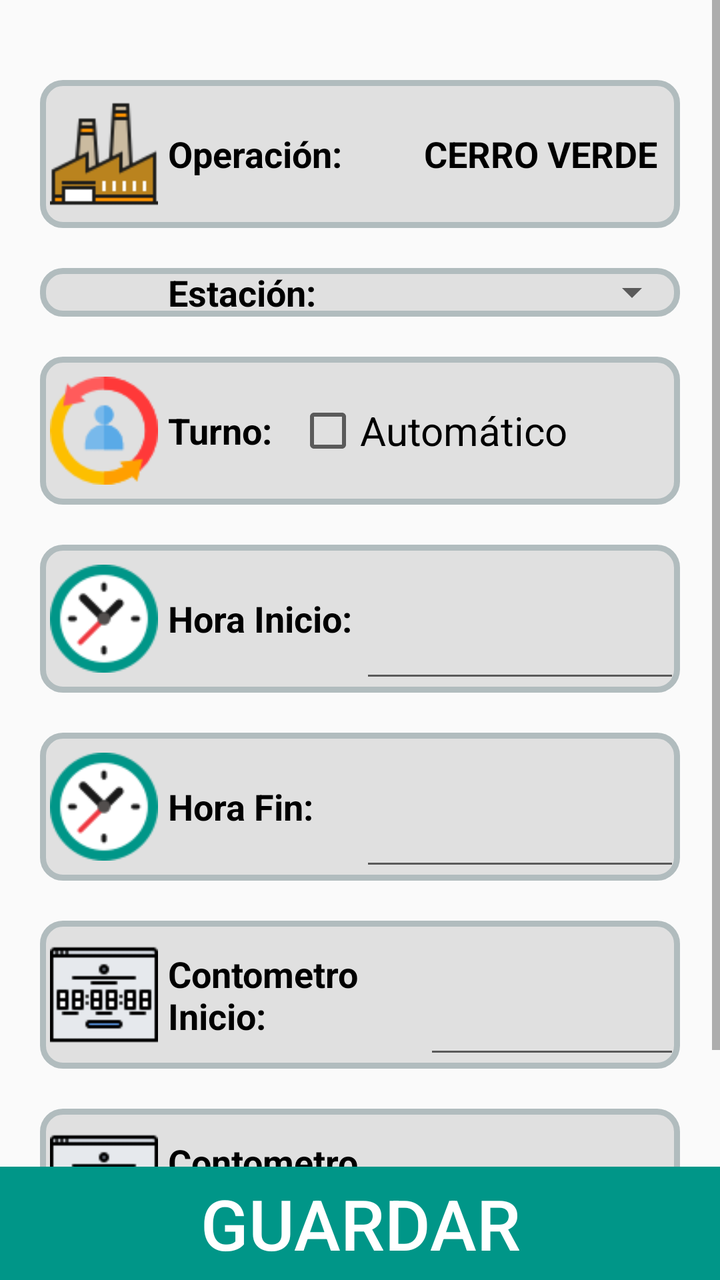
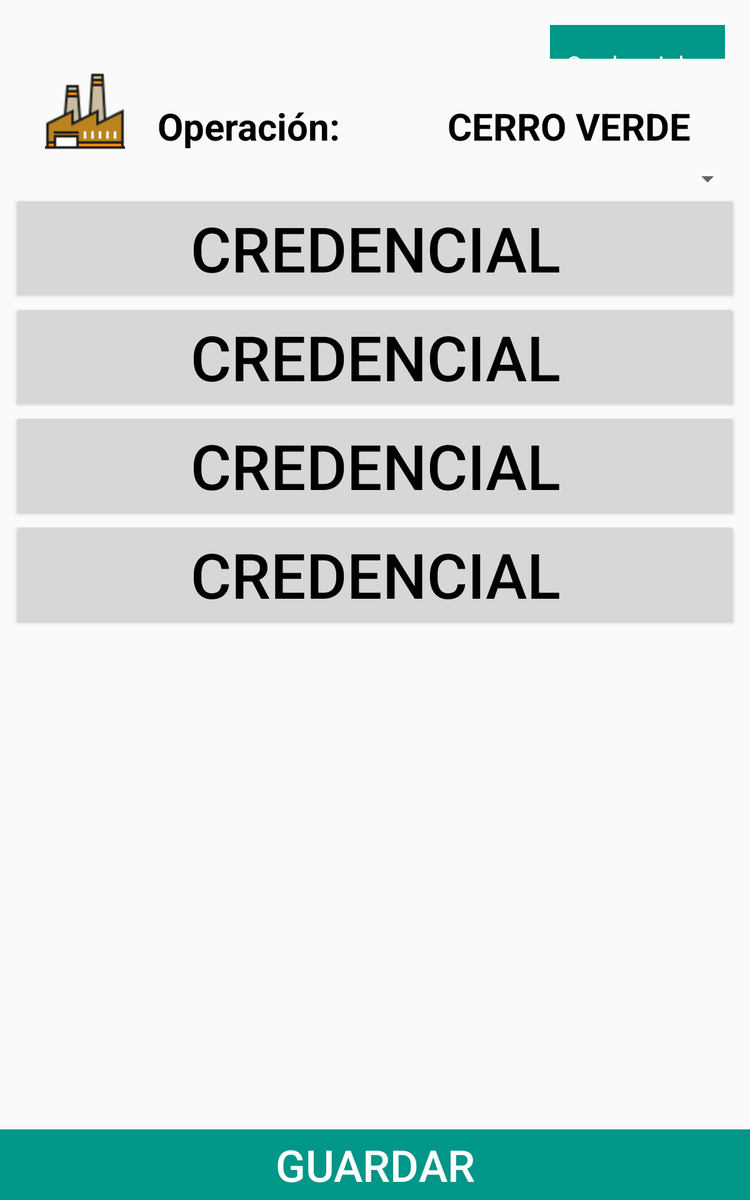

An Android layout and its configuration variant, each rendered on a device that would load it. The default file and the variant file are quoted in full after the pictures.
<!-- AndroidManifest.xml: application theme AppTheme2 -->
<!-- res/layout/fragment_configuration.xml -->
<?xml version="1.0" encoding="utf-8"?>
<RelativeLayout xmlns:android="http://schemas.android.com/apk/res/android"
    xmlns:tools="http://schemas.android.com/tools"
    android:layout_width="match_parent"
    android:layout_height="match_parent"
    tools:context=".fragments.ConfigurationFragment">

    <ScrollView
        android:id="@+id/scrollConfiguration"
        android:layout_width="match_parent"
        android:layout_height="match_parent"
        android:layout_above="@id/line1Save">

        <LinearLayout
            android:layout_width="match_parent"
            android:layout_height="match_parent"
            android:orientation="vertical"
            android:padding="10dp">

            <LinearLayout
                android:layout_width="match_parent"
                android:layout_height="0dp"
                android:layout_margin="10dp"
                android:layout_weight="0"
                android:orientation="horizontal">

                <LinearLayout
                    android:layout_width="0dp"
                    android:layout_height="match_parent"
                    android:layout_weight="3"
                    android:orientation="vertical">

                </LinearLayout>

                <LinearLayout
                    android:layout_width="0dp"
                    android:layout_height="match_parent"
                    android:layout_weight="1"
                    android:background="@color/colorPrimary"
                    android:orientation="vertical">

                    <ImageView
                        android:layout_width="wrap_content"
                        android:layout_height="0dp"
                        android:layout_gravity="center"
                        android:layout_weight="2"
                        android:src="@drawable/credential" />

                    <TextView
                        android:layout_width="wrap_content"
                        android:layout_height="0dp"
                        android:layout_gravity="center"
                        android:layout_weight="1"
                        android:background="@color/assac_red_primary"
                        android:gravity="center"
                        android:text="Credenciales"
                        android:textColor="@color/white"
                        android:textSize="20sp" />

                </LinearLayout>

            </LinearLayout>

            <LinearLayout
                android:layout_width="match_parent"
                android:layout_height="0dp"
                android:layout_weight="1"
                android:orientation="horizontal"
                android:layout_margin="10dp"
                android:background="@drawable/round_outline_config">

                <LinearLayout
                    android:layout_width="0dp"
                    android:layout_height="match_parent"
                    android:layout_weight="1"
                    android:orientation="vertical">

                    <ImageView
                        android:padding="5dp"
                        android:layout_width="wrap_content"
                        android:layout_height="wrap_content"
                        android:src="@drawable/operation" />

                </LinearLayout>

                <LinearLayout
                    android:layout_width="0dp"
                    android:layout_height="match_parent"
                    android:layout_weight="2"
                    android:orientation="vertical">

                    <TextView
                        android:layout_width="match_parent"
                        android:layout_height="match_parent"
                        android:gravity="center_vertical"
                        android:text="Operación:"
                        android:textColor="@color/black"
                        android:textSize="18sp"
                        android:textStyle="bold" />

                </LinearLayout>

                <LinearLayout
                    android:layout_width="0dp"
                    android:layout_height="match_parent"
                    android:layout_weight="2"
                    android:orientation="vertical">

                    <TextView
                        android:layout_width="match_parent"
                        android:layout_height="match_parent"
                        android:gravity="center_vertical"
                        android:text="CERRO VERDE"
                        android:textColor="@color/black"
                        android:textSize="18sp"
                        android:textStyle="bold" />

                </LinearLayout>


            </LinearLayout>

            <LinearLayout
                android:layout_width="match_parent"
                android:layout_height="0dp"
                android:layout_marginTop="10dp"
                android:layout_weight="1"
                android:layout_margin="10dp"
                android:background="@drawable/round_outline_config">

                <LinearLayout
                    android:layout_width="0dp"
                    android:layout_height="match_parent"
                    android:layout_weight="1"
                    android:orientation="vertical">

                    <ImageView
                        android:padding="5dp"
                        android:layout_width="wrap_content"
                        android:layout_height="wrap_content"
                        android:src="@drawable/station" />

                </LinearLayout>

                <LinearLayout
                    android:layout_width="0dp"
                    android:layout_height="match_parent"
                    android:layout_weight="2"
                    android:orientation="vertical">

                    <TextView
                        android:layout_width="match_parent"
                        android:layout_height="match_parent"
                        android:gravity="center_vertical"
                        android:text="Estación:"
                        android:textColor="@color/black"
                        android:textSize="18sp"
                        android:textStyle="bold" />

                </LinearLayout>

                <LinearLayout
                    android:layout_width="0dp"
                    android:layout_height="match_parent"
                    android:layout_weight="2"
                    android:orientation="vertical">

                    <Spinner
                        android:layout_width="match_parent"
                        android:layout_height="match_parent">

                    </Spinner>

                </LinearLayout>


            </LinearLayout>

            <LinearLayout
                android:layout_width="match_parent"
                android:layout_height="0dp"
                android:layout_weight="1"
                android:layout_margin="10dp"
                android:background="@drawable/round_outline_config">

                <LinearLayout
                    android:layout_width="0dp"
                    android:layout_height="match_parent"
                    android:layout_weight="1"
                    android:orientation="vertical">

                    <ImageView
                        android:padding="5dp"
                        android:layout_width="wrap_content"
                        android:layout_height="wrap_content"
                        android:src="@drawable/rotate" />

                </LinearLayout>

                <LinearLayout
                    android:layout_width="0dp"
                    android:layout_height="match_parent"
                    android:layout_weight="1"
                    android:orientation="vertical">

                    <TextView
                        android:layout_width="match_parent"
                        android:layout_height="match_parent"
                        android:gravity="center_vertical"
                        android:text="Turno:"
                        android:textColor="@color/black"
                        android:textSize="18sp"
                        android:textStyle="bold" />

                </LinearLayout>

                <LinearLayout
                    android:layout_width="0dp"
                    android:layout_height="match_parent"
                    android:layout_weight="3"
                    android:orientation="vertical">
                    <CheckBox
                        android:layout_width="match_parent"
                        android:layout_height="match_parent"
                        android:text="Automático"
                        android:textSize="20sp"/>

                </LinearLayout>

            </LinearLayout>

            <LinearLayout
                android:layout_width="match_parent"
                android:layout_height="0dp"
                android:layout_weight="1"
                android:layout_margin="10dp"
                android:background="@drawable/round_outline_config">

                <LinearLayout
                    android:layout_width="0dp"
                    android:layout_height="match_parent"
                    android:layout_weight="2"
                    android:orientation="vertical">

                    <ImageView
                        android:padding="5dp"
                        android:layout_width="wrap_content"
                        android:layout_height="wrap_content"
                        android:src="@drawable/clock" />

                </LinearLayout>

                <LinearLayout
                    android:layout_width="0dp"
                    android:layout_height="match_parent"
                    android:layout_weight="3"
                    android:orientation="vertical">

                    <TextView
                        android:layout_width="match_parent"
                        android:layout_height="match_parent"
                        android:gravity="center_vertical"
                        android:text="Hora Inicio:"
                        android:textColor="@color/black"
                        android:textSize="18sp"
                        android:textStyle="bold" />

                </LinearLayout>

                <LinearLayout
                    android:layout_width="0dp"
                    android:layout_height="match_parent"
                    android:layout_weight="5"
                    android:orientation="vertical">

                    <EditText
                        android:layout_width="match_parent"
                        android:layout_height="match_parent"
                        android:layout_alignParentTop="true"
                        android:layout_centerHorizontal="true"
                        android:clickable="true"
                        android:drawablePadding="2dp"
                        android:ems="10"
                        android:focusable="false"
                        android:inputType="time"
                        android:textSize="20sp" />

                </LinearLayout>



            </LinearLayout>

            <LinearLayout
                android:layout_width="match_parent"
                android:layout_height="0dp"
                android:layout_weight="1"
                android:layout_margin="10dp"
                android:background="@drawable/round_outline_config">

                <LinearLayout
                    android:layout_width="0dp"
                    android:layout_height="match_parent"
                    android:layout_weight="2"
                    android:orientation="vertical">

                    <ImageView
                        android:padding="5dp"
                        android:layout_width="wrap_content"
                        android:layout_height="wrap_content"
                        android:src="@drawable/clock" />

                </LinearLayout>

                <LinearLayout
                    android:layout_width="0dp"
                    android:layout_height="match_parent"
                    android:layout_weight="3"
                    android:orientation="vertical">

                    <TextView
                        android:layout_width="match_parent"
                        android:layout_height="match_parent"
                        android:gravity="center_vertical"
                        android:text="Hora Fin:"
                        android:textColor="@color/black"
                        android:textSize="18sp"
                        android:textStyle="bold" />

                </LinearLayout>

                <LinearLayout
                    android:layout_width="0dp"
                    android:layout_height="match_parent"
                    android:layout_weight="5"
                    android:orientation="vertical">

                    <EditText
                        android:layout_width="match_parent"
                        android:layout_height="match_parent"
                        android:layout_alignParentTop="true"
                        android:layout_centerHorizontal="true"
                        android:clickable="true"
                        android:drawablePadding="2dp"
                        android:ems="10"
                        android:focusable="false"
                        android:inputType="time"
                        android:textSize="20sp" />

                </LinearLayout>



            </LinearLayout>

            <LinearLayout
                android:layout_width="match_parent"
                android:layout_height="0dp"
                android:layout_weight="1"
                android:layout_margin="10dp"
                android:background="@drawable/round_outline_config">

                <LinearLayout
                    android:layout_width="0dp"
                    android:layout_height="match_parent"
                    android:layout_weight="1"
                    android:orientation="vertical">

                    <ImageView
                        android:padding="5dp"
                        android:layout_width="wrap_content"
                        android:layout_height="wrap_content"
                        android:src="@drawable/contometro" />

                </LinearLayout>

                <LinearLayout
                    android:layout_width="0dp"
                    android:layout_height="match_parent"
                    android:layout_weight="2"
                    android:orientation="vertical">

                    <TextView
                        android:layout_width="match_parent"
                        android:layout_height="match_parent"
                        android:gravity="center_vertical"
                        android:text="Contometro Inicio:"
                        android:textColor="@color/black"
                        android:textSize="18sp"
                        android:textStyle="bold" />

                </LinearLayout>

                <LinearLayout
                    android:layout_width="0dp"
                    android:layout_height="match_parent"
                    android:layout_weight="2"
                    android:orientation="vertical">

                    <EditText
                        android:layout_width="match_parent"
                        android:layout_height="match_parent"
                        android:layout_alignParentTop="true"
                        android:layout_centerHorizontal="true"
                        android:clickable="true"
                        android:drawablePadding="2dp"
                        android:ems="10"
                        android:focusable="false"
                        android:inputType="number"
                        android:textSize="20sp" />

                </LinearLayout>

            </LinearLayout>

            <LinearLayout
                android:layout_width="match_parent"
                android:layout_height="0dp"
                android:layout_weight="1"
                android:layout_margin="10dp"
                android:background="@drawable/round_outline_config">

                <LinearLayout
                    android:layout_width="0dp"
                    android:layout_height="match_parent"
                    android:layout_weight="1"
                    android:orientation="vertical">

                    <ImageView
                        android:padding="5dp"
                        android:layout_width="wrap_content"
                        android:layout_height="wrap_content"
                        android:src="@drawable/contometro" />

                </LinearLayout>

                <LinearLayout
                    android:layout_width="0dp"
                    android:layout_height="match_parent"
                    android:layout_weight="2"
                    android:orientation="vertical">

                    <TextView
                        android:layout_width="match_parent"
                        android:layout_height="match_parent"
                        android:gravity="center_vertical"
                        android:text="Contometro Fin:"
                        android:textColor="@color/black"
                        android:textSize="18sp"
                        android:textStyle="bold" />

                </LinearLayout>

                <LinearLayout
                    android:layout_width="0dp"
                    android:layout_height="match_parent"
                    android:layout_weight="2"
                    android:orientation="vertical">

                    <EditText
                        android:layout_width="match_parent"
                        android:layout_height="match_parent"
                        android:layout_alignParentTop="true"
                        android:layout_centerHorizontal="true"
                        android:clickable="true"
                        android:drawablePadding="2dp"
                        android:ems="10"
                        android:focusable="false"
                        android:inputType="number"
                        android:textSize="20sp" />

                </LinearLayout>

            </LinearLayout>

        </LinearLayout>

    </ScrollView>

    <LinearLayout
        android:id="@+id/line1Save"
        android:layout_width="match_parent"
        android:layout_height="wrap_content"
        android:layout_alignParentBottom="true"
        android:orientation="vertical">

        <Button
            android:layout_width="fill_parent"
            android:layout_height="wrap_content"
            android:layout_alignParentBottom="true"
            android:layout_marginBottom="0dp"
            android:background="@color/colorPrimary"
            android:padding="5dp"
            android:text="@string/save"
            android:textColor="@color/white"
            android:textSize="35dp" />
    </LinearLayout>


</RelativeLayout>
<!-- resources referenced by this layout -->
<resources>
  <color name="assac_red_primary">#009688</color>
  <color name="black">#000000</color>
  <color name="colorPrimary">#009688</color>
  <color name="white">#fff</color>
  <!-- drawable clock: png bitmap (drawable, 3326 bytes) -->
  <!-- drawable contometro: png bitmap (drawable, 1093 bytes) -->
  <!-- drawable operation: png bitmap (drawable, 1753 bytes) -->
  <!-- drawable rotate: png bitmap (drawable, 2954 bytes) -->
  <!-- drawable round_outline_config (drawable) -->
  <?xml version="1.0" encoding="utf-8"?>
  <shape xmlns:android="http://schemas.android.com/apk/res/android">
      <solid android:color="#e0e0e0"/>
      <stroke android:width="3dp" android:color="#B1BCBE" />
      <corners android:radius="10dp"/>
      <padding android:left="0dp" android:top="0dp" android:right="0dp" android:bottom="0dp" />
  </shape>
  <string name="save">Guardar</string>
  <style name="AppTheme2" parent="Theme.AppCompat.Light.NoActionBar">
          <item name="colorPrimary">@color/colorPrimary</item>
          <item name="colorPrimaryDark">@color/colorPrimaryDark</item>
          <item name="colorAccent">@color/colorAccent</item>
          <item name="android:windowNoTitle">true</item>
          <item name="android:windowActionBar">false</item>
      </style>
  <color name="colorPrimaryDark">#00796B</color>
  <color name="colorAccent">#009688</color>
</resources>
<!-- res/layout-large-port/fragment_configuration.xml (the repository's variant of the layout above) -->
<!-- drawn on a 7-inch tablet held upright -->
<?xml version="1.0" encoding="utf-8"?>
<RelativeLayout xmlns:android="http://schemas.android.com/apk/res/android"
    xmlns:tools="http://schemas.android.com/tools"
    android:layout_width="match_parent"
    android:layout_height="match_parent"
    tools:context=".fragments.ConfigurationFragment">

    <ScrollView
        android:id="@+id/scrollConfiguration"
        android:layout_width="match_parent"
        android:layout_height="match_parent"
        android:layout_above="@id/line1Save">

        <LinearLayout
            android:layout_width="match_parent"
            android:layout_height="match_parent"
            android:orientation="vertical"
            android:padding="10dp">

            <LinearLayout
                android:layout_width="match_parent"
                android:layout_height="0dp"
                android:layout_weight="1"
                android:layout_margin="10dp"
                android:orientation="horizontal">

                <LinearLayout
                    android:layout_width="0dp"
                    android:layout_weight="3"
                    android:layout_height="match_parent"
                    android:orientation="vertical">

                </LinearLayout>
                <LinearLayout
                    android:layout_width="0dp"
                    android:layout_height="match_parent"
                    android:layout_weight="1"
                    android:orientation="vertical"
                    android:background="@color/colorPrimary">
                    <ImageView
                        android:layout_width="wrap_content"
                        android:layout_height="0dp"
                        android:layout_gravity="center"
                        android:layout_weight="2"
                        android:src="@drawable/credential" />

                    <TextView
                        android:layout_width="wrap_content"
                        android:layout_height="0dp"
                        android:layout_weight="1"
                        android:background="@color/assac_red_primary"
                        android:gravity="center"
                        android:text="Credenciales"
                        android:textColor="@color/white"
                        android:textSize="20sp"
                        android:layout_gravity="center"/>

                </LinearLayout>

            </LinearLayout>

            <LinearLayout
                android:layout_width="match_parent"
                android:layout_height="0dp"
                android:layout_weight="1"
                android:orientation="horizontal">

                <LinearLayout
                    android:layout_width="0dp"
                    android:layout_height="match_parent"
                    android:layout_weight="1"
                    android:orientation="vertical">

                    <ImageView
                        android:layout_width="match_parent"
                        android:layout_height="match_parent"
                        android:src="@drawable/operation"/>

                </LinearLayout>

                <LinearLayout
                    android:layout_width="0dp"
                    android:layout_height="match_parent"
                    android:layout_weight="2"
                    android:orientation="vertical">

                    <TextView
                        android:layout_width="match_parent"
                        android:layout_height="match_parent"
                        android:text="Operación:"
                        android:textColor="@color/black"
                        android:textSize="30sp"
                        android:textStyle="bold"
                        android:gravity="bottom"/>

                </LinearLayout>

                <LinearLayout
                    android:layout_width="0dp"
                    android:layout_height="match_parent"
                    android:layout_weight="2"
                    android:orientation="vertical">

                    <TextView
                        android:layout_width="match_parent"
                        android:layout_height="match_parent"
                        android:textSize="30sp"
                        android:textStyle="bold"
                        android:textColor="@color/black"
                        android:gravity="bottom"
                        android:text="CERRO VERDE"/>

                </LinearLayout>



            </LinearLayout>

            <LinearLayout
                android:layout_width="match_parent"
                android:layout_height="0dp"
                android:layout_weight="1"
                android:layout_marginTop="10dp">

                <LinearLayout
                    android:layout_width="0dp"
                    android:layout_height="match_parent"
                    android:layout_weight="1"
                    android:orientation="vertical">

                    <ImageView
                        android:layout_width="match_parent"
                        android:layout_height="match_parent"
                        android:src="@drawable/station"/>

                </LinearLayout>

                <LinearLayout
                    android:layout_width="0dp"
                    android:layout_height="match_parent"
                    android:layout_weight="4"
                    android:orientation="vertical">

                    <Spinner
                        android:layout_width="match_parent"
                        android:layout_height="match_parent"
                        >

                    </Spinner>

                </LinearLayout>


            </LinearLayout>

            <LinearLayout
                android:layout_width="match_parent"
                android:layout_height="0dp"
                android:layout_weight="1">

                <Button
                    android:layout_width="match_parent"
                    android:layout_height="match_parent"
                    android:text="CREDENCIAL"
                    android:textColor="@color/black"
                    android:textSize="50sp" />

            </LinearLayout>

            <LinearLayout
                android:layout_width="match_parent"
                android:layout_height="0dp"
                android:layout_weight="1">

                <Button
                    android:layout_width="match_parent"
                    android:layout_height="match_parent"
                    android:text="CREDENCIAL"
                    android:textColor="@color/black"
                    android:textSize="50sp" />

            </LinearLayout>

            <LinearLayout
                android:layout_width="match_parent"
                android:layout_height="0dp"
                android:layout_weight="1">

                <Button
                    android:layout_width="match_parent"
                    android:layout_height="match_parent"
                    android:text="CREDENCIAL"
                    android:textColor="@color/black"
                    android:textSize="50sp" />

            </LinearLayout>

            <LinearLayout
                android:layout_width="match_parent"
                android:layout_height="0dp"
                android:layout_weight="1">

                <Button
                    android:layout_width="match_parent"
                    android:layout_height="match_parent"
                    android:text="CREDENCIAL"
                    android:textColor="@color/black"
                    android:textSize="50sp" />

            </LinearLayout>

        </LinearLayout>

    </ScrollView>

    <LinearLayout
        android:id="@+id/line1Save"
        android:layout_width="match_parent"
        android:layout_height="wrap_content"
        android:layout_alignParentBottom="true"
        android:orientation="vertical">

        <Button
            android:id="@+id/btnGenerar"
            android:layout_width="fill_parent"
            android:layout_height="wrap_content"
            android:layout_alignParentBottom="true"
            android:layout_marginBottom="0dp"
            android:background="@color/colorPrimary"
            android:padding="5dp"
            android:text="@string/save"
            android:textColor="@color/white"
            android:textSize="35dp" />
    </LinearLayout>


</RelativeLayout>
<!-- resources referenced by the variant -->
<!-- as a 7-inch tablet held upright resolves them -->
<resources>
  <color name="assac_red_primary">#009688</color>
  <color name="black">#000000</color>
  <color name="colorPrimary">#009688</color>
  <color name="white">#fff</color>
  <!-- drawable operation: png bitmap (drawable, 1753 bytes) -->
  <string name="save">Guardar</string>
  <style name="AppTheme2" parent="Theme.AppCompat.Light.NoActionBar">
          <item name="colorPrimary">@color/colorPrimary</item>
          <item name="colorPrimaryDark">@color/colorPrimaryDark</item>
          <item name="colorAccent">@color/colorAccent</item>
          <item name="android:windowNoTitle">true</item>
          <item name="android:windowActionBar">false</item>
      </style>
  <color name="colorPrimaryDark">#00796B</color>
  <color name="colorAccent">#009688</color>
</resources>
